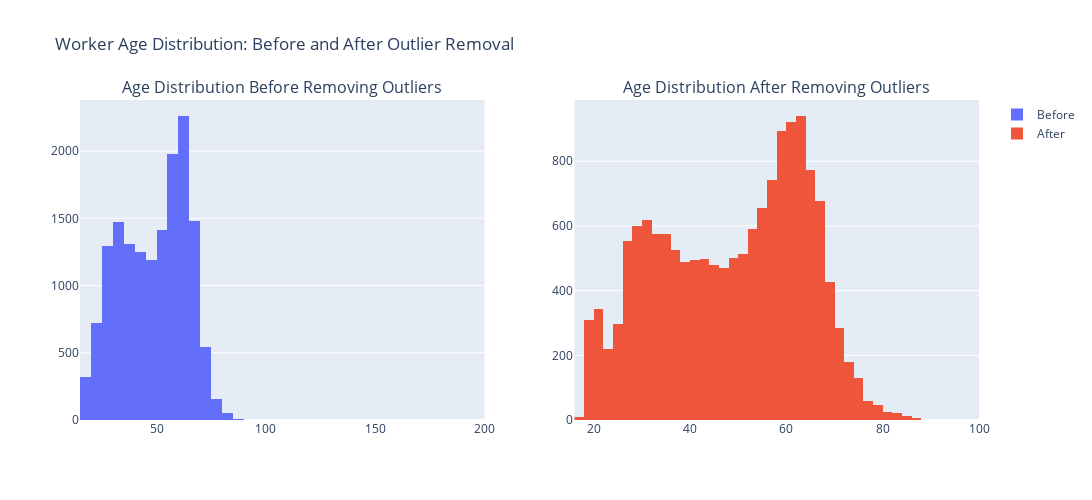

The code cell stored with this chart in its notebook:
### Markdown cell above
#### Outlier removing for the Age - 

There are two extreme outliers in the "Worker_age" column: 138 and 198 years, which are clearly unrealistic. Therefore, we will remove these outliers from the dataset.

### Code cell
import plotly.graph_objects as go
from plotly.subplots import make_subplots

# Create figure to show before and after
fig = make_subplots(rows=1, cols=2, 
                    subplot_titles=('Age Distribution Before Removing Outliers', 
                                  'Age Distribution After Removing Outliers'))

# Before plot
fig.add_trace(
    go.Histogram(x=df2['Worker_age'], 
                 name='Before',
                 nbinsx=50),
    row=1, col=1
)

# Remove the outliers
df2_cleaned = df2[df2['Worker_age'] < 100].copy()

# After plot
fig.add_trace(
    go.Histogram(x=df2_cleaned['Worker_age'], 
                 name='After',
                 nbinsx=50),
    row=1, col=2
)

# Update layout
fig.update_layout(
    height=500, 
    width=1200,
    title_text="Worker Age Distribution: Before and After Outlier Removal",
    showlegend=True
)

fig.show()

# Print summary statistics before and after
print("Before removing outliers:")
print(df2['Worker_age'].describe())
print("\
After removing outliers:")
print(df2_cleaned['Worker_age'].describe())

print("\
Number of rows removed:", len(df2) - len(df2_cleaned))

# Update the original dataframe
df2 = df2_cleaned.copy()

### Figure 1 — Plotly figure (JSON) as saved in the notebook; plotly's stock layout.template omitted (floating-point values rounded to 4 significant figures; data arrays with more than 128 entries replaced by an {"elided": "..."} marker saying what was removed)
{"data": [{"name": "Before", "nbinsx": 50, "type": "histogram", "x": {"elided": "15455 float values"}, "xaxis": "x", "yaxis": "y"}, {"name": "After", "nbinsx": 50, "type": "histogram", "x": {"elided": "15453 float values"}, "xaxis": "x2", "yaxis": "y2"}], "layout": {"annotations": [{"font": {"size": 16}, "showarrow": false, "text": "Age Distribution Before Removing Outliers", "x": 0.225, "xanchor": "center", "xref": "paper", "y": 1, "yanchor": "bottom", "yref": "paper"}, {"font": {"size": 16}, "showarrow": false, "text": "Age Distribution After Removing Outliers", "x": 0.775, "xanchor": "center", "xref": "paper", "y": 1, "yanchor": "bottom", "yref": "paper"}], "height": 500, "showlegend": true, "title": {"text": "Worker Age Distribution: Before and After Outlier Removal"}, "width": 1200, "xaxis": {"anchor": "y", "domain": [0, 0.45]}, "xaxis2": {"anchor": "y2", "domain": [0.55, 1]}, "yaxis": {"anchor": "x", "domain": [0, 1]}, "yaxis2": {"anchor": "x2", "domain": [0, 1]}}}
